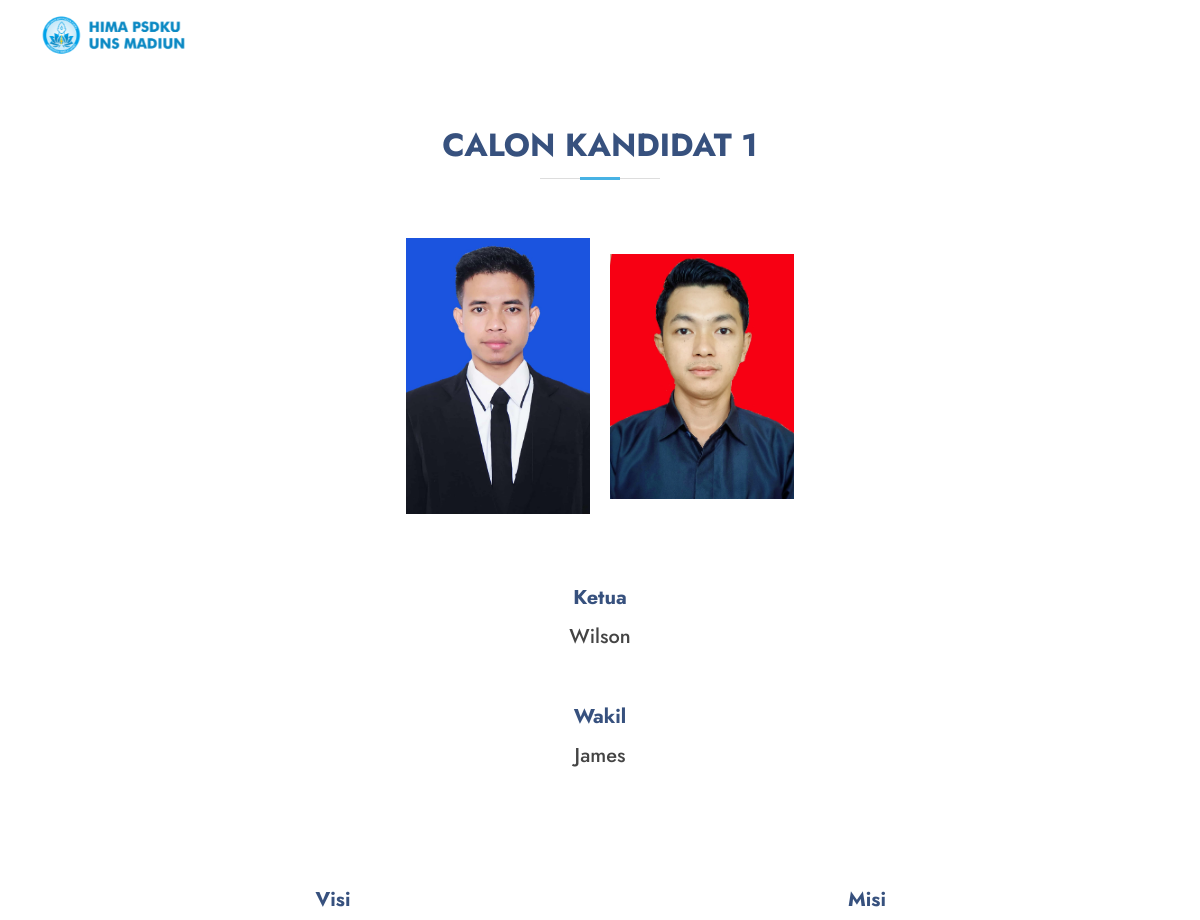
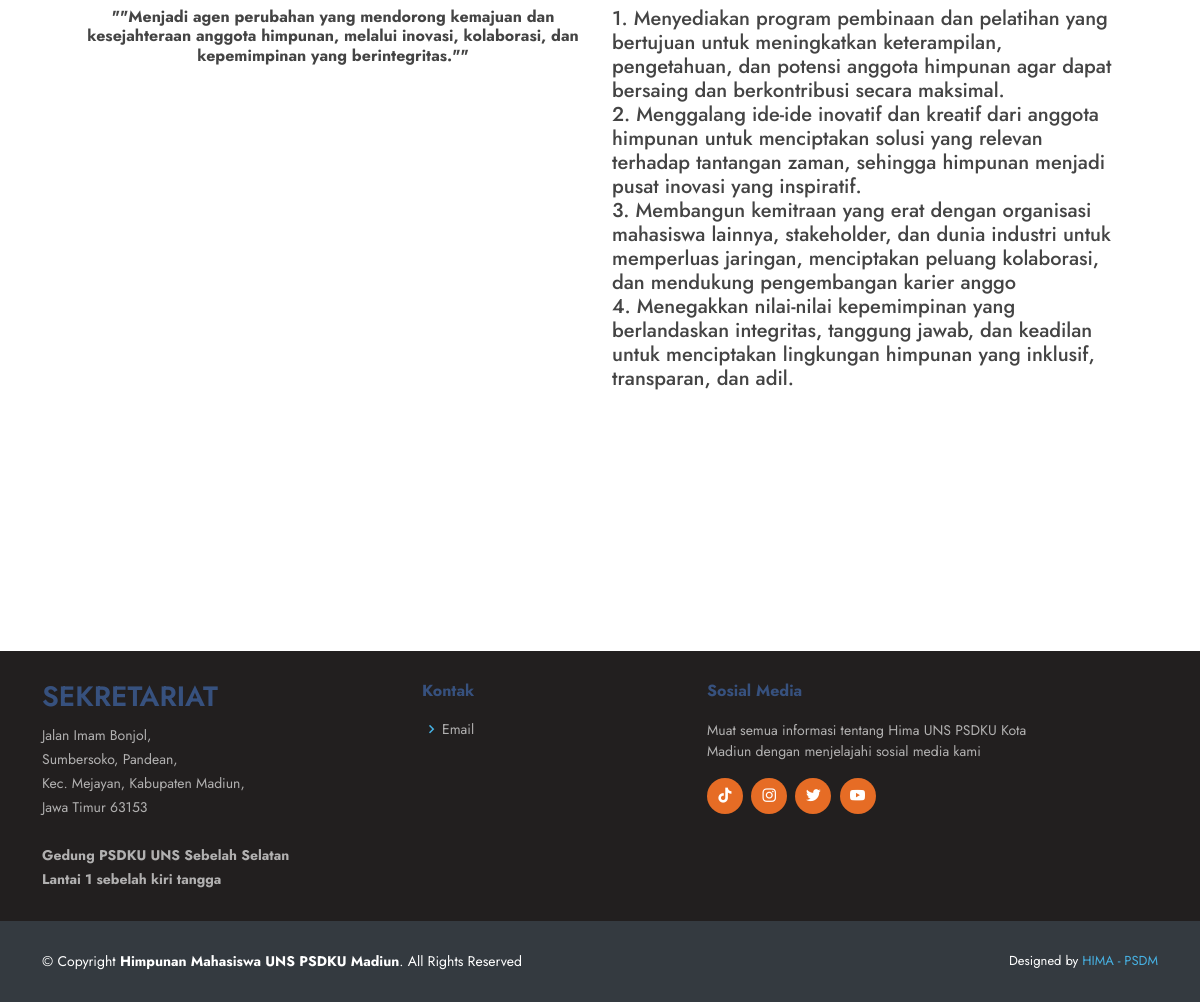
Page /index.php?p=detail_kandidat&id=1 on the committed database (2 pictures, top to bottom).
### tables this page shows
CREATE TABLE `tb_kandidat` (
  `id_kandidat` int(11) NOT NULL,
  `kode_kandidat` int(50) NOT NULL,
  `nama_ketua` varchar(100) NOT NULL,
  `nama_wakil` text NOT NULL,
  `visi` text NOT NULL,
  `id_misi` int(11) NOT NULL,
  `foto_ketua` longblob NOT NULL,
  `foto_wakil` longblob NOT NULL
);

CREATE TABLE `tb_misi` (
  `id_misi` int(11) NOT NULL,
  `misi1` varchar(200) NOT NULL,
  `misi2` varchar(200) NOT NULL,
  `misi3` varchar(200) NOT NULL,
  `misi4` varchar(200) NOT NULL,
  `misi5` varchar(200) NOT NULL,
  `misi6` varchar(200) NOT NULL,
  `misi7` varchar(200) NOT NULL,
  `misi8` varchar(200) NOT NULL,
  `misi9` varchar(200) NOT NULL,
  `misi10` varchar(200) NOT NULL
);

### pemira/detail_kandidat.php (the view)
<?php
if($row['foto_wakil'] == "default.png"){
?>
<section id="pricing" class="pricing">
      <div class="container" data-aos="fade-up">
         <div class="section-title">
          <h2 class="py-3">Calon Kandidat <?php echo $row['id_kandidat'];?></h2>
        </div>
        <div class="text-center">
            <img class="p-3" width="200" src="assets/img/kandidat/<?php echo $row['foto_ketua']; ?>">
        </div>
        <div class="row">
            <div class="text-center py-4">
				<h3 class="fw-bolder">Ketua</h3>
                <h5><?php echo $row['nama_ketua'];?></h5>
			</div>
            <div class="container p-5">
                <div class="row">
                    <div class="col text-center">
				        <h3 class="fw-bolder">Visi</h3>
                        <h6 class="fw-italic fw-bold">"<?php echo $row['visi'];?>"</h6>
                    </div>
                    <div class="col">
				        <h3 class="fw-bold text-center">Misi</h3>
                        <h5 class="float-md-start">
                            <?php echo $row['misi1']; ?> <br>
				        	<?php echo $row['misi2']; ?> <br>
				        	<?php echo $row['misi3']; ?> <br>
				        	<?php echo $row['misi4']; ?> <br>
				        	<?php echo $row['misi5']; ?> <br>
				        	<?php echo $row['misi6']; ?> <br>
				        	<?php echo $row['misi7']; ?> <br>
				        	<?php echo $row['misi8']; ?> <br>
				        	<?php echo $row['misi9']; ?> <br>
				        	<?php echo $row['misi10']; ?> <br>
                        </h5>
                    </div>
                </div>
            </div>
        </div>
      </div>
    </section>
<?php
}else {
?>
<section id="pricing" class="pricing">
      <div class="container" data-aos="fade-up">
        <div class="section-title">
          <h2 class="py-3">Calon Kandidat <?php echo $row['id_kandidat'];?></h2>
        </div>
        <div class="text-center">
            <img class="p-2" width="200" src="assets/img/kandidat/<?php echo $row['foto_ketua']; ?>">
            <img class="p-2" width="200" src="assets/img/kandidat/<?php echo $row['foto_wakil']; ?>">
        </div>
        <div class="row">
            <div class="text-center py-4">
				<h3 class="fw-bolder">Ketua</h3>
                <h5><?php echo $row['nama_ketua'];?></h5>
			</div>
            <div class="text-center py-4">
				<h3 class="fw-bolder">Wakil</h3>
                <h5><?php echo $row['nama_wakil'];?></h5>
			</div>
            <div class="container p-5">
                <div class="row">
                    <div class="col text-center">
				        <h3 class="fw-bolder">Visi</h3>
                        <h6 class="fw-italic fw-bold">"<?php echo $row['visi'];?>"</h6>
                    </div>
                    <div class="col">
				        <h3 class="fw-bold text-center">Misi</h3>
                        <h5 class="float-md-start">
                            <?php echo $row['misi1']; ?> <br>
				        	<?php echo $row['misi2']; ?> <br>
				        	<?php echo $row['misi3']; ?> <br>
				        	<?php echo $row['misi4']; ?> <br>
				        	<?php echo $row['misi5']; ?> <br>
				        	<?php echo $row['misi6']; ?> <br>
				        	<?php echo $row['misi7']; ?> <br>
				        	<?php echo $row['misi8']; ?> <br>
				        	<?php echo $row['misi9']; ?> <br>
				        	<?php echo $row['misi10']; ?> <br>
                        </h5>
                    </div>
                </div>
            </div>
        </div>
      </div>
    </section>
<?php
}
?>

### index.php (shortened to what this page needs)
<!DOCTYPE html>
<html lang="en">
<head>
  <link href="assets/vendor/aos/aos.css" rel="stylesheet">
  <link href="assets/vendor/bootstrap/css/bootstrap.min.css" rel="stylesheet">
  <link href="assets/vendor/bootstrap-icons/bootstrap-icons.css" rel="stylesheet">
  <link href="assets/vendor/boxicons/css/boxicons.min.css" rel="stylesheet">
  <link href="assets/vendor/glightbox/css/glightbox.min.css" rel="stylesheet">
  <link href="assets/vendor/remixicon/remixicon.css" rel="stylesheet">
  <link href="assets/vendor/swiper/swiper-bundle.min.css" rel="stylesheet">
  <link href="assets/css/style.css" rel="stylesheet">
</head>
<body>
  <header id="header" class="fixed-top">
    <div class="container d-flex align-items-center">
      <h1 class="logo me-auto"><img src="assets/img/logo_header.png"></a></h1><br>
    </div>
  </header>
    <?php
    include 'conn/config.php';
    ?>
    <?php
    if(@$_GET['p']=="detail_kandidat"){
      $query=mysqli_query($koneksi,"SELECT * FROM tb_kandidat JOIN tb_misi ON tb_kandidat.id_misi = tb_misi.id_misi
      WHERE tb_kandidat.id_kandidat ='".$_GET['id']."'");
      while ($row = mysqli_fetch_assoc($query)) {
          include_once 'pemira/detail_kandidat.php';
      }
    }
    ?>
  <footer id="footer">
    <div class="footer-top">
      <div class="container">
        <div class="row">
          <div class="col-lg-4 col-md-6 footer-contact">
            <h3>Sekretariat</h3>
            <p>
              Jalan Imam Bonjol, <br>
              Sumbersoko, Pandean,<br>
              Kec. Mejayan, Kabupaten Madiun,<br>
              Jawa Timur 63153 <br><br>
              <strong>Gedung PSDKU UNS Sebelah Selatan <br> Lantai 1 sebelah kiri tangga</strong>
            </p>
          </div>
          <div class="col-lg-3 col-md-6 footer-links">
            <h4>Kontak</h4>
            <ul>
              <li>
                  <i class="bx bx-chevron-right"></i>
                  <a href = "mailto:himapsdkuuns@gmail.com">Email</a>
              </li>
            </ul>
          </div>
          <div class="col-lg-4 col-md-6 footer-links">
            <h4>Sosial Media</h4>
            <p>Muat semua informasi tentang Hima UNS PSDKU Kota Madiun dengan menjelajahi sosial media kami</p>
            <div class="social-links mt-3">
              <a href="https://www.tiktok.com/@himapsdkuuns_?is_from_webapp=1&sender_device=pc" class="tiktok"><i class="bx bxl-tiktok"></i></a>
              <a href="https://instagram.com/himapsdkuuns" class="instagram"><i class="bx bxl-instagram"></i></a>
              <a href="https://twitter.com/himapsdkuuns?t=uJTRj6Be7Fp85g7XTrOhSg&s=09" class="twitter"><i class="bx bxl-twitter"></i></a>
              <a href="https://www.youtube.com/channel/UCCyytIo3DtbmQ6h8RhJcqzw" class="youtube"><i class="bx bxl-youtube"></i></a>
            </div>
          </div>
        </div>
      </div>
    </div>
    <div class="container footer-bottom clearfix">
      <div class="copyright">
        &copy; Copyright <strong><span>Himpunan Mahasiswa UNS PSDKU Madiun</span></strong>. All Rights Reserved
      </div>
      <div class="credits">
        Designed by <a href="#">HIMA - PSDM</a>
      </div>
    </div>
  </footer>
</body>
</html>

### assets/css/style.css (style rules this page uses)
body { font-family: "Jost", sans-serif; color: #444444; }
a { color: #47b2e4; text-decoration: none; }
h1, h2, h3, h4, h5, h6 { font-family: "Jost", sans-serif; }
#header { transition: all 0.5s; z-index: 997; padding: 15px 0; }
#header .logo { font-size: 30px; margin: 0; padding: 0; line-height: 1; font-weight: 500; letter-spacing: 2px; text-transform: uppercase; }
#header .logo img { max-height: 40px; }
section { padding: 60px 0; overflow: hidden; }
.section-title { text-align: center; padding-bottom: 30px; margin: 50px 0 0 0; }
.section-title h2 { font-size: 32px; font-weight: bold; text-transform: uppercase; margin-bottom: 20px; padding-bottom: 20px; position: relative; color: #37517e; }
.section-title h2::before { content: ""; position: absolute; width: 120px; height: 1px; background: #ddd; bottom: 1px; left: calc(50% - 60px); }
.section-title h2::after { content: ""; position: absolute; display: block; width: 40px; height: 3px; background: #47b2e4; bottom: 0; left: calc(50% - 20px); }
.pricing .row { padding-top: 40px; }
.pricing h3 { font-weight: 500; margin-bottom: 15px; font-size: 20px; color: #37517e; }
#footer { font-size: 14px; background: #343a40; }
#footer .footer-top { padding: 30px 0 0px; background: rgb(34, 31, 31); }
#footer .footer-top .footer-contact { margin-bottom: 30px; }
#footer .footer-top .footer-contact h3 { font-size: 28px; margin: 0 0 10px 0; padding: 2px 0 2px 0; line-height: 1; text-transform: uppercase; font-weight: 600; color: #37517e; }
#footer .footer-top .footer-contact p { font-size: 14px; line-height: 24px; margin-bottom: 0; font-family: "Jost", sans-serif; color: #ffffffa6; }
#footer .footer-top h4 { font-size: 16px; font-weight: bold; color: #37517e; position: relative; padding-bottom: 12px; }
#footer .footer-top p { color: #ffffffa6; }
#footer .footer-top .footer-links { margin-bottom: 30px; }
#footer .footer-top .footer-links ul { list-style: none; padding: 0; margin: 0; }
#footer .footer-top .footer-links ul i { padding-right: 2px; color: #47b2e4; font-size: 18px; line-height: 1; }
#footer .footer-top .footer-links ul li { padding: 10px 0; display: flex; align-items: center; }
#footer .footer-top .footer-links ul li:first-child { padding-top: 0; }
#footer .footer-top .footer-links ul a { color: #ffffffa6; transition: 0.3s; display: inline-block; line-height: 1; }
#footer .footer-top .social-links a { font-size: 18px; display: inline-block; background: #e66c25; color: #fff; line-height: 1; padding: 8px 0; margin-right: 4px; border-radius: 50%; text-align: center; width: 36px; height: 36px; transition: 0.3s; }
#footer .footer-bottom { padding-top: 30px; padding-bottom: 30px; color: #fff; }
#footer .copyright { float: left; }
#footer .credits { float: right; font-size: 13px; }
#footer .credits a { transition: 0.3s; }

### rows in the picture
tb_kandidat: id_kandidat "1", foto_ketua (picture), foto_wakil (picture), nama_ketua "Wilson", nama_wakil "James", visi "\"Menjadi agen perubahan yang mendorong kemajuan dan kesejahteraan anggota himpunan, melalui inovasi, kolaborasi, dan kepemimpinan yang berintegritas.\"", id_misi.misi1 "1. Menyediakan program pembinaan dan pelatihan yang bertujuan untuk meningkatkan keterampilan, pengetahuan, dan potensi anggota himpunan agar dapat bersaing dan berkontribusi secara maksimal.", id_misi.misi2 "2. Menggalang ide-ide inovatif dan kreatif dari anggota himpunan untuk menciptakan solusi yang relevan terhadap tantangan zaman, sehingga himpunan menjadi pusat inovasi yang inspiratif.", id_misi.misi3 "3. Membangun kemitraan yang erat dengan organisasi mahasiswa lainnya, stakeholder, dan dunia industri untuk memperluas jaringan, menciptakan peluang kolaborasi, dan mendukung pengembangan karier anggo", id_misi.misi4 "4. Menegakkan nilai-nilai kepemimpinan yang berlandaskan integritas, tanggung jawab, dan keadilan untuk menciptakan lingkungan himpunan yang inklusif, transparan, dan adil."
